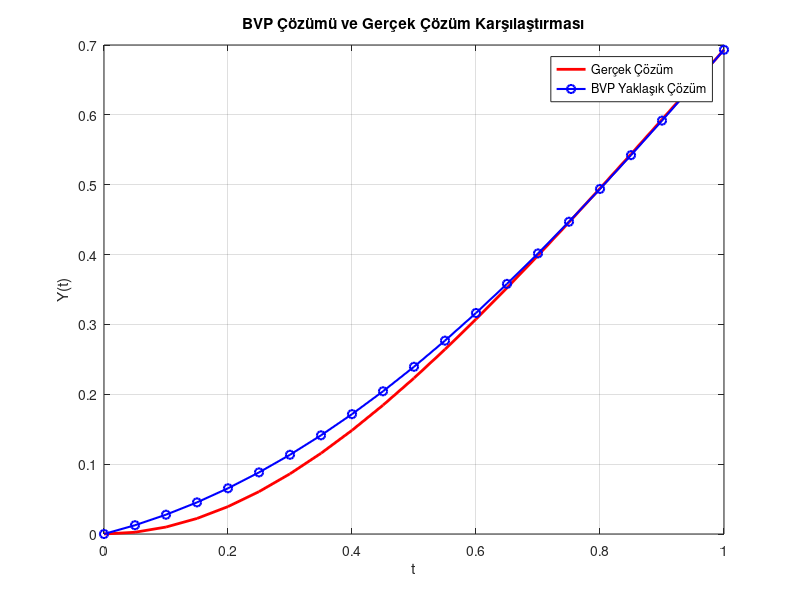

The MATLAB script that drew this image:
% Parametrelerin tanımlanması
a = 0; % Başlangıç noktası
b = 1; % Bitiş noktası
N = 20; % Düğüm sayısı (h = 1/N)
h = (b - a) / N; % Adım boyutu

% Düğüm noktalarının oluşturulması
t = linspace(a, b, N+1); % t0, t1, ..., tN düğüm noktaları
p = @(t) -2*t ./ (1 + t.^2); % p(t) fonksiyonu
q = @(t) 1; % q(t) fonksiyonu
r = @(t) 1 ./ (1 + t.^2) - log(1 + t.^2); % r(t) fonksiyonu

% Matrislerin oluşturulması
A = zeros(N+1, N+1); % Katsayı matrisi
b_vec = zeros(N+1, 1); % Sağ taraf vektörü

% İç düğüm noktaları için denklemler
for i = 2:N
    A(i, i-1) = 1/h^2 - p(t(i))/(2*h); % alt diyagonal
    A(i, i) = -2/h^2 + q(t(i)); % ana diyagonal
    A(i, i+1) = 1/h^2 + p(t(i))/(2*h); % üst diyagonal
    b_vec(i) = r(t(i)); % Sağ taraf
end

% Sınır koşulları
A(1, 1) = 1; % Y(0) = 0
b_vec(1) = 0; 
A(N+1, N+1) = 1; % Y(1) = log(2)
b_vec(N+1) = log(2);

% Lineer sistemin çözümü
y_h = A \ b_vec; % Yaklaşık çözüm

% Gerçek çözümün hesaplanması
Y_real = log(1 + t.^2); % Y(t) = log(1 + t^2)

% Grafiklerin çizdirilmesi
figure;
plot(t, Y_real, 'r-', 'LineWidth', 2); % Gerçek çözüm
hold on;
plot(t, y_h, 'bo-', 'LineWidth', 1.5, 'MarkerSize', 6); % Yaklaşık çözüm
grid on;

% Grafik detayları
title('BVP Çözümü ve Gerçek Çözüm Karşılaştırması');
xlabel('t');
ylabel('Y(t)');
legend('Gerçek Çözüm', 'BVP Yaklaşık Çözüm');
hold off;

